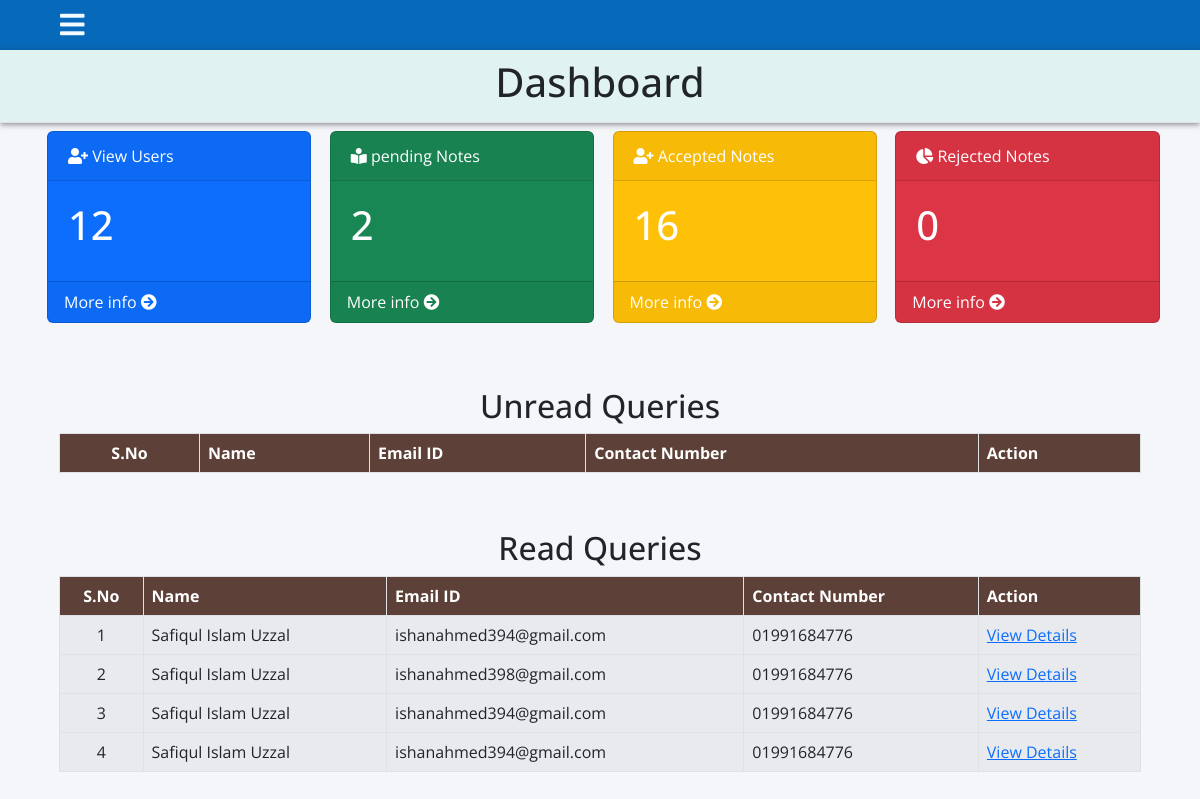
The app's page /admin_home (signed in) with its own data.
### notes/models.py (models this page shows, shortened)
class Contact(models.Model):
    fullname = models.CharField(max_length=100, null=True)
    email = models.CharField(max_length=50, null=True)
    mobile = models.CharField(max_length=15, null=True)
    subject = models.CharField(max_length=100, null=True)
    message = models.CharField(max_length=300, null=True)
    msgdate = models.DateField(null=True)
    isread = models.CharField(max_length=10,null=True)

### notes/views.py (the view)
# urls.py: path('admin_home', admin_home, name='admin_home'),
def admin_home(request):
    if not request.user.is_staff:
        return redirect('login_admin')
    contactur = Contact.objects.filter(isread="no")
    contactr = Contact.objects.filter(isread="yes")
    pn = Notes.objects.filter(status="pending").count()
    users = Signup.objects.all().count()
    an = Notes.objects.filter(status="Accept").count()
    rn = Notes.objects.filter(status="Reject").count()
    alln = Notes.objects.all().count()
    d = {'users':users, 'pn':pn,'an':an,'rn':rn,'alln':alln,'cu':contactur, 'cr':contactr}
    return render(request,'admin_home.html',d)

### notes/templates/admin_home.html (shortened to what this page needs)
{% load static %}
{% block main %}
<html lang="en" class="no-focus">
<head>
    <link rel="stylesheet" href="https://cdn.jsdelivr.net/npm/bootstrap@5.2.2/dist/css/bootstrap.min.css">
    <link rel="stylesheet" id="css-main" href="{% static 'css1/sidebar.css' %}">
</head>
<body class="active">
        {% include "sidebar2.html" %}
        <main id="container">
                <div class="text-center py-2 mb-2 border-bottom heading" style="background-color: E0F2F1">
                    <h1 class="text-center">Dashboard</h1>
                </div>
                <div class="d-flex justify-content-center row gutters-tiny px-5" data-toggle="appear">
                    <div class="col-lg-3 col-md-3 col-sm-12 px-1 mb-3">
                        <div class="card text-white bg-primary">
                            <div class="card-header"><i class="fa fa-user-plus"></i> View Users</div>
                            <div class="card-body">
                                <h3 class="card-title">{{users}}</h3>
                            </div>
                            <a class="card-footer text-right" href="{% url 'view_users' %}">
                                More info <i class="fa fa-arrow-circle-right"></i>
                            </a>
                        </div>
                    </div>
                    <div class="col-lg-3 col-md-3 col-sm-12 px-1 mb-3">
                        <div class="card text-white bg-success">
                            <div class="card-header"> <i class="fas fa-book-reader fa-1x text-white-op"></i> pending
                                Notes</div>
                            <div class="card-body">
                                <h3 class="card-title"> {{pn}}</h3>
                            </div>
                            <a class="card-footer text-right" href="{% url 'pending_notes' %}">
                                More info <i class="fa fa-arrow-circle-right"></i>
                            </a>
                        </div>
                    </div>
                    <div class="col-lg-3 col-md-3 col-sm-12 px-1 mb-3">
                        <div class="card text-white bg-warning">
                            <div class="card-header"><i class="fa fa-user-plus"></i> Accepted Notes</div>
                            <div class="card-body">
                                <h3 class="card-title">{{an}}</h3>
                            </div>
                            <a class="card-footer text-right" href="{% url 'accepted_notes' %}">
                                More info <i class="fa fa-arrow-circle-right"></i>
                            </a>
                        </div>
                    </div>
                    <div class="col-lg-3 col-md-3 col-sm-12 px-1 mb-3">
                        <div class="card text-white bg-danger">
                            <div class="card-header"><i class="fa fa-pie-chart"></i> Rejected Notes</div>
                            <div class="card-body">
                                <h3 class="card-title">{{rn}}</h3>
                            </div>
                            <a class="card-footer text-right" href="{% url 'rejected_notes' %}">
                                More info <i class="fa fa-arrow-circle-right"></i>
                            </a>
                        </div>
                    </div>
                </div>
            <div class="container-fluid mt-5">
                <div class="contents">
                    <div class="block">
                        <div class="block-content block-content-full">
                            <h2 class="content-heading pt-0 text-center">Unread Queries</h2>
                            <table
                                class="table table-bordered table-striped table-vcenter js-dataTable-full-pagination">
                                <thead class="text-white" style="background-color : #5d4037;">
                                    <tr>
                                        <th class="text-center">S.No</th>
                                        <th class="d-none d-sm-table-cell">Name</th>
                                        <th class="d-none d-sm-table-cell">Email ID</th>
                                        <th class="d-none d-sm-table-cell">Contact Number</th>
                                        <th class="d-none d-sm-table-cell" style="width: 15%;">Action</th>
                                    </tr>
                                </thead>
                            </table>
                        </div>
                    </div>
                    <div class="block mt-5">
                        <h2 class="content-heading pt-2 text-center">Read Queries</h2>
                        <div class="block-content block-content-full">
                            <table
                                class="table table-bordered table-striped table-vcenter js-dataTable-full-pagination">
                                <thead class="text-white" style="background-color : #5d4037;">
                                    <tr>
                                        <th class="text-center">S.No</th>
                                        <th class="d-none d-sm-table-cell">Name</th>
                                        <th class="d-none d-sm-table-cell">Email ID</th>
                                        <th class="d-none d-sm-table-cell">Contact Number</th>
                                        <th class="d-none d-sm-table-cell" style="width: 15%;">Action</th>
                                    </tr>
                                </thead>
                                {% for i in cr %}
                                <tbody>
                                    <tr>
                                        <td class="text-center">{{forloop.counter}}</td>
                                        <td class="font-w600">{{i.fullname}}</td>
                                        <td class="font-w600">{{i.email}}</td>
                                        <td class="font-w600">{{i.mobile}}</td>
                                        <td class="font-w600"><a href="{% url 'view_queries' i.id %}"
                                                class="text-primary">View Details</a></td>
                                    </tr>
                                    {% endfor %}
                                </tbody>
                            </table>
                        </div>
                    </div>
                </div>
            </div>
        </main>
    <link rel="stylesheet" href="https://use.fontawesome.com/releases/v5.6.3/css/all.css"
>
</body>
</html>
{% endblock %}

### notes/static/css1/sidebar.css (style rules this page uses)
* { list-style: none; text-decoration: none; margin: 0; padding: 0; box-sizing: border-box; font-family: 'Open Sans', sans-serif; --nav-color : #0769B9; }
body { background: #f5f6fa; overflow-x: hidden; }

### notes/templates/admin_home.html (style rules this page uses)
.contents { max-width: 92%; margin: 0 auto; }
.row { flex-wrap: nowrap; margin-left: 5px !important; justify-content: center !important; }
.col-md-3 { margin-right: 5px !important; justify-content: center; }
.card { width: 98% !important; }
.card-body h3 { font-size: 2.5rem }
.card-footer { color: #fff; text-decoration: none; }
.card-header:first-child { border-radius: calc(0.25rem - 1px) calc(0.25rem - 1px) 0 0; }
.card-header { padding: 0.75rem 1.25rem; margin-bottom: 0; background-color: rgba(0, 0, 0, .03); border-bottom: 1px solid rgba(0, 0, 0, .125); }
.card-body { flex: 1 1 auto; padding: 1.25rem; }
.card-body h3 { font-size: 2.5rem; }
.card-title { margin-bottom: 0.75rem; }
.heading { box-shadow: 0 1px 8px 0 rgb(0 0 0 / 20%), 0 3px 4px 0 rgb(0 0 0 / 14%), 0 3px 3px -2px rgb(0 0 0 / 12%); }

### records on screen
Contact: fullname "Safiqul Islam Uzzal", email "ishanahmed394@gmail.com", mobile "01991684776"
Contact: fullname "Safiqul Islam Uzzal", email "ishanahmed398@gmail.com", mobile "01991684776"
Contact: fullname "Safiqul Islam Uzzal", email "ishanahmed394@gmail.com", mobile "01991684776"
Contact: fullname "Safiqul Islam Uzzal", email "ishanahmed394@gmail.com", mobile "01991684776"

### other values on screen
{{ users }} "12"
{{ pn }} "2"
{{ an }} "16"
{{ rn }} "0"
